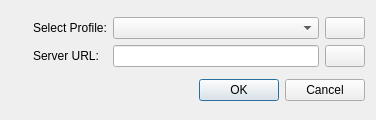
<?xml version="1.0" encoding="UTF-8"?>
<ui version="4.0">
 <class>SignInDialog</class>
 <widget class="QDialog" name="SignInDialog">
  <property name="windowModality">
   <enum>Qt::ApplicationModal</enum>
  </property>
  <property name="geometry">
   <rect>
    <x>0</x>
    <y>0</y>
    <width>376</width>
    <height>120</height>
   </rect>
  </property>
  <property name="windowTitle">
   <string>MidasClient Sign in</string>
  </property>
  <property name="windowIcon">
   <iconset resource="../DionysusIcons.qrc">
    <normaloff>:/icons/Icon16.PNG</normaloff>:/icons/Icon16.PNG</iconset>
  </property>
  <property name="modal">
   <bool>true</bool>
  </property>
  <layout class="QVBoxLayout" name="verticalLayout">
   <item>
    <layout class="QGridLayout" name="gridLayout">
     <item row="0" column="0">
      <widget class="QLabel" name="label_5">
       <property name="minimumSize">
        <size>
         <width>16</width>
         <height>16</height>
        </size>
       </property>
       <property name="maximumSize">
        <size>
         <width>16</width>
         <height>16</height>
        </size>
       </property>
       <property name="text">
        <string/>
       </property>
       <property name="pixmap">
        <pixmap resource="../DionysusIcons.qrc">:/icons/dude3.png</pixmap>
       </property>
       <property name="scaledContents">
        <bool>true</bool>
       </property>
      </widget>
     </item>
     <item row="0" column="1">
      <widget class="QLabel" name="label">
       <property name="text">
        <string>Select Profile:</string>
       </property>
       <property name="margin">
        <number>3</number>
       </property>
      </widget>
     </item>
     <item row="1" column="0">
      <widget class="QLabel" name="label_4">
       <property name="sizePolicy">
        <sizepolicy hsizetype="Fixed" vsizetype="Fixed">
         <horstretch>0</horstretch>
         <verstretch>0</verstretch>
        </sizepolicy>
       </property>
       <property name="minimumSize">
        <size>
         <width>16</width>
         <height>16</height>
        </size>
       </property>
       <property name="maximumSize">
        <size>
         <width>16</width>
         <height>16</height>
        </size>
       </property>
       <property name="text">
        <string/>
       </property>
       <property name="textFormat">
        <enum>Qt::AutoText</enum>
       </property>
       <property name="pixmap">
        <pixmap resource="../DionysusIcons.qrc">:/icons/earth_network.png</pixmap>
       </property>
       <property name="scaledContents">
        <bool>true</bool>
       </property>
      </widget>
     </item>
     <item row="1" column="1">
      <widget class="QLabel" name="label_3">
       <property name="text">
        <string>Server URL:</string>
       </property>
       <property name="margin">
        <number>3</number>
       </property>
      </widget>
     </item>
     <item row="1" column="2">
      <widget class="QLineEdit" name="serverEdit">
       <property name="readOnly">
        <bool>false</bool>
       </property>
      </widget>
     </item>
     <item row="1" column="3">
      <widget class="QPushButton" name="editServerSettingsButton">
       <property name="toolTip">
        <string>Edit Server Settings</string>
       </property>
       <property name="text">
        <string/>
       </property>
       <property name="icon">
        <iconset resource="../DionysusIcons.qrc">
         <normaloff>:/icons/edit.png</normaloff>:/icons/edit.png</iconset>
       </property>
      </widget>
     </item>
     <item row="0" column="2">
      <widget class="QComboBox" name="profileComboBox"/>
     </item>
     <item row="0" column="3">
      <widget class="QPushButton" name="createProfileButton">
       <property name="toolTip">
        <string>Create a Profile</string>
       </property>
       <property name="text">
        <string/>
       </property>
       <property name="icon">
        <iconset resource="../DionysusIcons.qrc">
         <normaloff>:/icons/add2.png</normaloff>:/icons/add2.png</iconset>
       </property>
      </widget>
     </item>
    </layout>
   </item>
   <item>
    <widget class="QDialogButtonBox" name="buttonBox">
     <property name="standardButtons">
      <set>QDialogButtonBox::Cancel|QDialogButtonBox::Ok</set>
     </property>
    </widget>
   </item>
  </layout>
 </widget>
 <tabstops>
  <tabstop>profileComboBox</tabstop>
  <tabstop>createProfileButton</tabstop>
  <tabstop>serverEdit</tabstop>
  <tabstop>editServerSettingsButton</tabstop>
  <tabstop>buttonBox</tabstop>
 </tabstops>
 <resources>
  <include location="../DionysusIcons.qrc"/>
  <include location="../DionysusIcons.qrc"/>
  <include location="../DionysusIcons.qrc"/>
  <include location="../DionysusIcons.qrc"/>
  <include location="../DionysusIcons.qrc"/>
  <include location="../DionysusIcons.qrc"/>
  <include location="../DionysusIcons.qrc"/>
  <include location="../DionysusIcons.qrc"/>
 </resources>
 <connections>
  <connection>
   <sender>buttonBox</sender>
   <signal>accepted()</signal>
   <receiver>SignInDialog</receiver>
   <slot>accept()</slot>
   <hints>
    <hint type="sourcelabel">
     <x>187</x>
     <y>197</y>
    </hint>
    <hint type="destinationlabel">
     <x>128</x>
     <y>218</y>
    </hint>
   </hints>
  </connection>
  <connection>
   <sender>buttonBox</sender>
   <signal>rejected()</signal>
   <receiver>SignInDialog</receiver>
   <slot>reject()</slot>
   <hints>
    <hint type="sourcelabel">
     <x>257</x>
     <y>197</y>
    </hint>
    <hint type="destinationlabel">
     <x>306</x>
     <y>110</y>
    </hint>
   </hints>
  </connection>
 </connections>
</ui>
